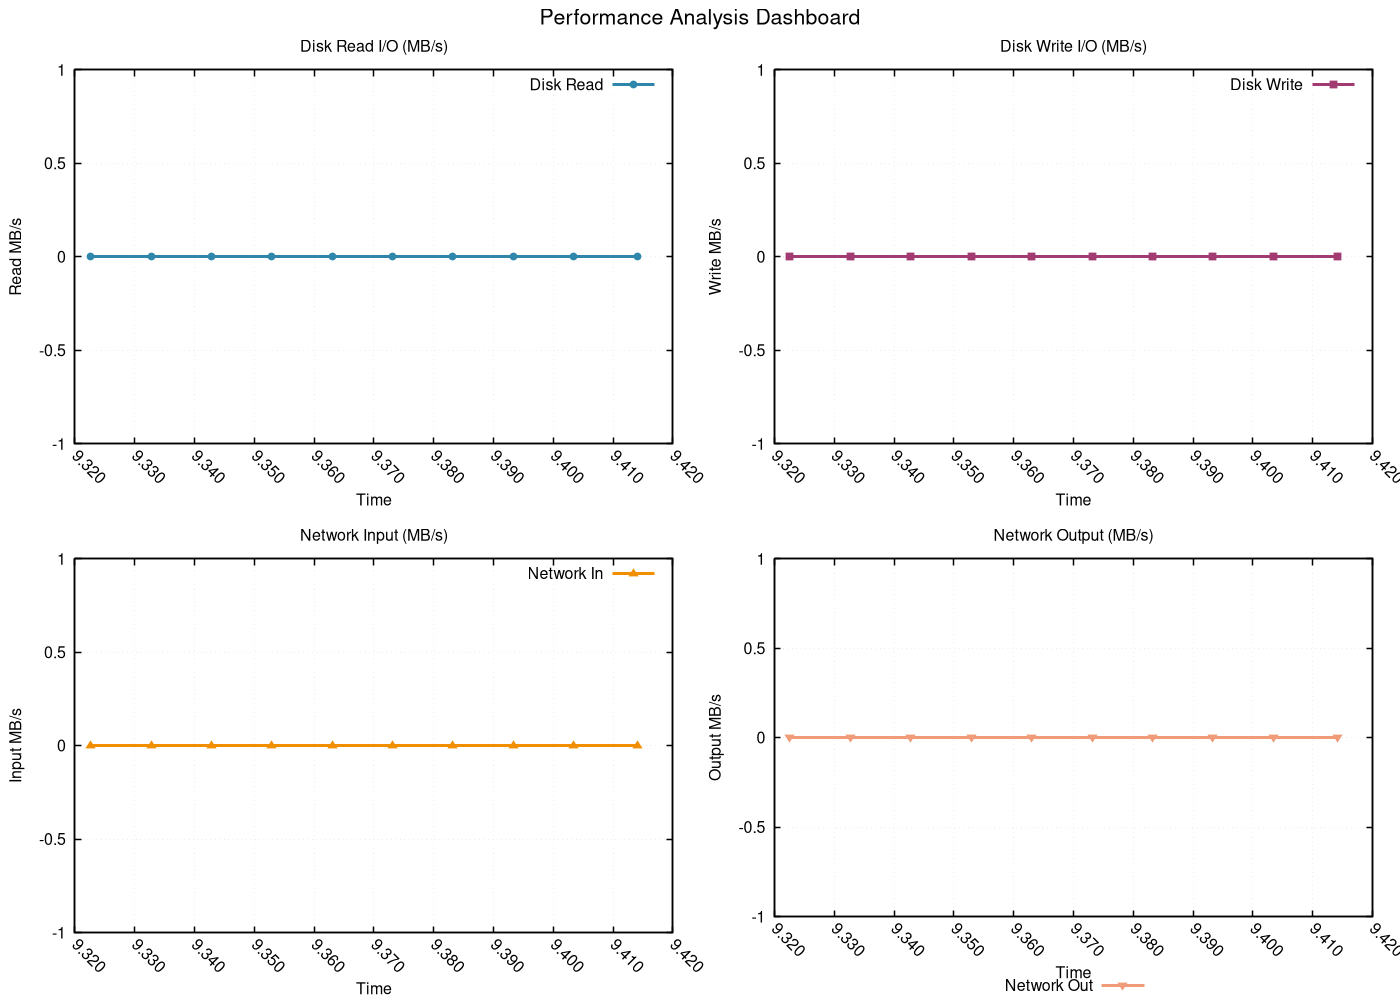

This chart was generated by the following gnuplot code:
# GNUplot script for performance metrics
set terminal pngcairo enhanced font 'Helvetica,12' size 1400,1000
set output 'png/quick_sort_20260131_225833_resources.png'

set multiplot layout 2,2 title 'Performance Analysis Dashboard' font 'Helvetica,16'
set style line 1 lc rgb '#2E86AB' lt 1 lw 3 pt 7 ps 0.8
set style line 2 lc rgb '#A23B72' lt 1 lw 3 pt 5 ps 0.8
set style line 3 lc rgb '#F18F01' lt 1 lw 3 pt 9 ps 0.8
set style line 4 lc rgb '#F19C79' lt 1 lw 3 pt 11 ps 0.8
set style line 5 lc rgb '#0ABB9F' lt 1 lw 3 pt 13 ps 0.8

set format x "%.3f"
set xtics rotate by -45
set autoscale x

set title 'Disk Read I/O (MB/s)'
set xlabel 'Time'
set ylabel 'Read MB/s'
set grid linestyle 1 lc rgb '#D3D3D3' lt 0 lw 1
set border linewidth 1.5
plot 'png/quick_sort_20260131_225833_resources.dat' using 1:4 with linespoints ls 1 title 'Disk Read'
set title 'Disk Write I/O (MB/s)'
set xlabel 'Time'
set ylabel 'Write MB/s'
set grid linestyle 1 lc rgb '#D3D3D3' lt 0 lw 1
set border linewidth 1.5
plot 'png/quick_sort_20260131_225833_resources.dat' using 1:5 with linespoints ls 2 title 'Disk Write'
set title 'Network Input (MB/s)'
set xlabel 'Time'
set ylabel 'Input MB/s'
set grid linestyle 1 lc rgb '#D3D3D3' lt 0 lw 1
set border linewidth 1.5
plot 'png/quick_sort_20260131_225833_resources.dat' using 1:6 with linespoints ls 3 title 'Network In'
set title 'Network Output (MB/s)'
set xlabel 'Time'
set ylabel 'Output MB/s'
set grid linestyle 1 lc rgb '#D3D3D3' lt 0 lw 1
set border linewidth 1.5
set key outside center bottom horizontal
plot 'png/quick_sort_20260131_225833_resources.dat' using 1:7 with linespoints ls 4 title 'Network Out'
unset multiplot
